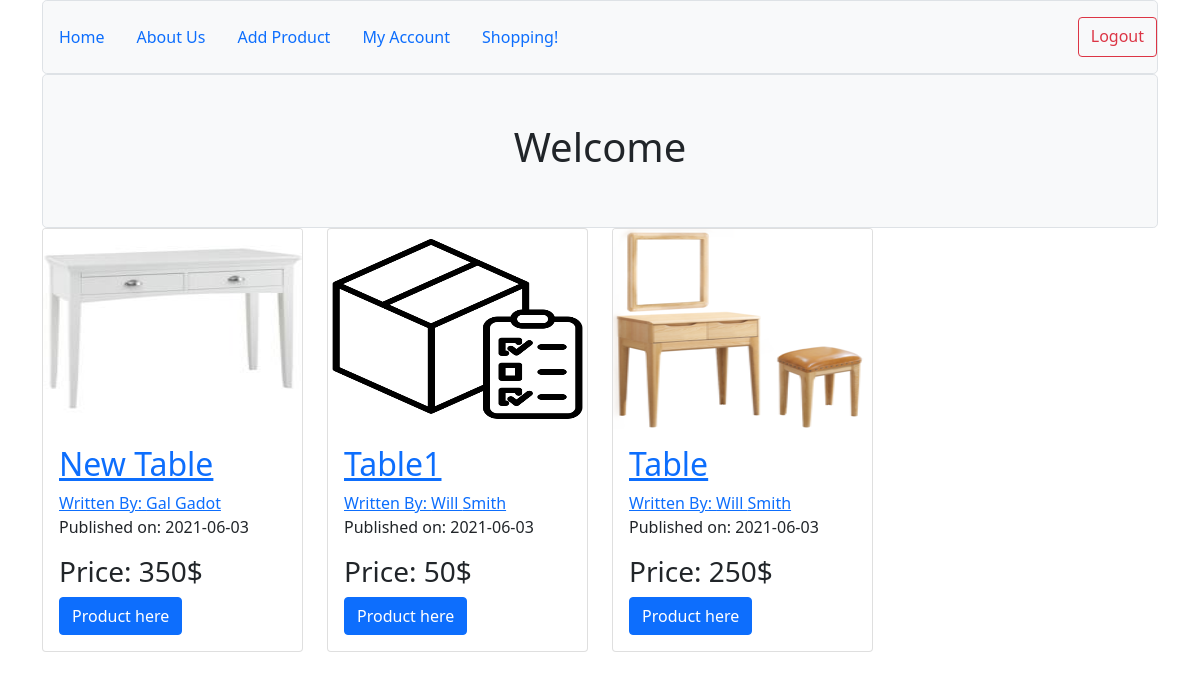
Screenshot of /home (signed in) with the database file from the repository.
### myproject/modles.py (models this page shows, shortened)
class Product(db.Model, UserMixin):
    __tablename__ = 'products'
    users = db.relationship(User)
    id = db.Column(db.Integer, primary_key=True)
    user_id = db.Column(db.Integer, db.ForeignKey('users.id'), nullable=False)
    product_name = db.Column(db.String(64), nullable=False)
    product_info = db.Column(db.Text, nullable=False)
    product_price = db.Column(db.String(64), nullable=False)
    product_image = db.Column(db.String(128), nullable=False, default='default_product_image.png')
    date = db.Column(db.DateTime, nullable=False, default=datetime.utcnow)
    buyers = db.relationship('Buyer', backref='products', lazy=True)

class User(db.Model, UserMixin):
    __tablename__ = 'users'
    id = db.Column(db.Integer, primary_key=True)
    name = db.Column(db.String(64))
    surname = db.Column(db.String(64))
    phone = db.Column(db.Integer, unique=True, index=True)
    email = db.Column(db.String(128), unique=True, index=True)
    profile_image = db.Column(db.String(128), nullable=False, default='default_profile_image.png')
    password_hash = db.Column(db.String(128))
    products = db.relationship('Product', backref='author', lazy=True)
    buyers = db.relationship('Buyer', backref='author', lazy=True)

### myproject/core/views.py (the view)
@core.route('/')
@core.route('/home')
def index():
    product_posts = Product.query.order_by(Product.date.desc())
    return render_template('index.html', product_posts=product_posts)

### myproject/modles.py (called while the page is built)
@login_manager.user_loader
def load_user(user_id):
    return User.query.get(user_id)

### myproject/templates/index.html (shortened to what this page needs)
{% extends 'base.html' %}
{% block content %}
    <div class="col">
        <div class="h-100 p-5 bg-light border rounded-3 text-center">
            <h1>Welcome</h1>
        </div>
    </div>
    <div class="row">
        {% for post in product_posts%}
            <div class="col-3">
                <div class="card">
                    <img src="{{url_for('static', filename='product_pics/'+post.product_image)}}" class="card-img-top" height="200px">
                    <div class="card-body">
                        <h2>
                            <a class="card-title" href="{{url_for('products.product', product_id=post.id)}}">{{post.product_name}}</a>
                        </h2>
                        <a href="{{url_for('users.user_posts', email=post.author.email)}}">Written By: {{post.author.name}} {{post.author.surname}}</a>
                        <p>Published on: {{post.date.strftime('%Y-%m-%d')}}</p>
                        <h3>Price: {{post.product_price}}</h3>
                        <a href="{{url_for('products.product', product_id=post.id)}}" class="btn btn-primary">Product here</a>
                    </div>
                </div>
            </div>
        {% endfor %}
    </div>
{% endblock %}

### rows the page displays
Product: product_image (picture), product_name "New Table", author.name "Gal", author.surname "Gadot", date "2021-06-03", product_price "350$"
Product: product_image (placeholder picture), product_name "Table1", author.name "Will", author.surname "Smith", date "2021-06-03", product_price "50$"
Product: product_image (picture), product_name "Table", author.name "Will", author.surname "Smith", date "2021-06-03", product_price "250$"
